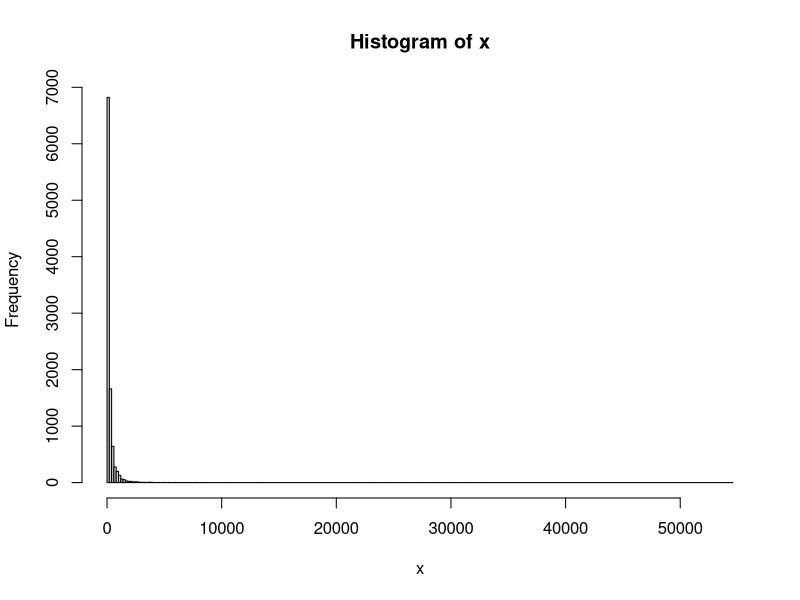
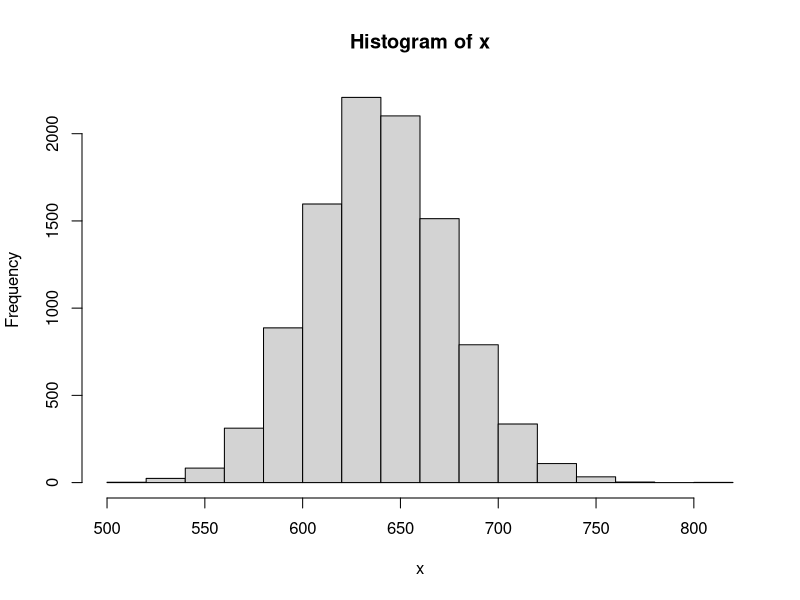

Here is the R script that generated these plots, in order:
# Doplnkový súbor k habilitačnej práci s názvom: 
# Pravdepodobnostné modelovanie v poisťovníctve
# Autor: Gábor Szűcs
# Pracovisko: KAMŠ FMFI UK v Bratislave
# 
# Verzia: 2025-09-25
# Kódovanie súboru: UTF-8
# 
# Kapitola 3 - Poistné princípy a ich vlastnosti
# =================================================


# Príklad o nevhodnosti používania poistného princípu variancie a poistného princípu smerodajnej odchýlky v prípade, keď výška poistných nárokov sa riadi podľa rozdelenia s ťažkým pravým chvostom

install.packages("VGAM")
library(VGAM)

set.seed(530)
x <- rlomax(n=10000, scale = 300, shape3.q=2.2)
mean(x)
sd(x)
max(x)
hist(x, breaks=250)

x.sorted <- sort(x, decreasing=TRUE)
x.sorted[1:10]
# =================================================



# Príklad o exponenciálnom poistnom princípe - ilustrácia averzie poistníka voči riziku pri rôznych voľbách koeficientu alfa

# P = H(S) = 1/alfa * ln E(e^{alfa*S})

# parameter alfa>0 je daný parameter exponenciálneho poistného princípu a nazýva sa koeficient odporu voči riziku (risk aversion coefficient)

# simulovanie náhodných výšok poistných nárokov z gama rozdelenia
# predpokladajme, že výšky poistných nárokov sú vyjadrené v eurách
set.seed(530)
x <- rgamma(n=10000, shape=320, scale=2)

hist(x)

# odhadnutá stredná hodnota
mean(x)            # = 639,62 eura

# teoretická stredná hodnota gama rozdelenia = shape*scale
320*2            # = 640 eur
# -----


# 1.
alfa <- 0.5
1/alfa * log(mean(exp(alfa*x)))                    # P = 781,6212 eura
# Poisťovňa má vysokú averziu voči riziku, čo znamená, že veľmi nerada akceptuje rizikové poistenia.
# Poisťovňa si pýta veľmi vysoké poistné, aby pravdepodobnosť toho, že utrpí stratu, znížila na veľmi nízku hladinu.
# 
# Teoreticky pri týchto nastaveniach platí, že pravdepodobnosť toho, že poisťovňa pri jednej poistnej zmluve utrpí stratu, je:
1 - pgamma(781.6212, shape=320, scale=2)           # = 0,000100607
# -----


# 2.
alfa <- 0.05
1/alfa * log(mean(exp(alfa*x)))                    # P = 673,6902 eura
# Poisťovňa v porovnaní s predchádzajúcim prípadom má nižší odpor voči riziku.
# Poisťovňa si pýta prijateľné poistné, aby možnosť poistiť sa bola lákavá pre klientov, a zároveň aby pravdepodobnosť toho, že utrpí stratu, bola na prijateľnej úrovni.
# 
# Teoreticky pri týchto nastaveniach platí, že pravdepodobnosť toho, že poisťovňa pri jednej poistnej zmluve utrpí stratu, je:
1 - pgamma(673.6902, shape=320, scale=2)           # = 0,1725361

# Ak od všetkých 10000 poistníkov vyberie poistné vo výške 673,69 eura, tak bude mať celkové príjmy vo výške
10000 * 673.69                                     # = 6 736 900  eur
# 
# Na druhej strane, ak výšky škôd budú presne v takej výške, ako sme ich simulovali (z gama rozdelenia), tak poisťovňa bude mať celkové výdavky vo výške
sum(x)                                             # = 6 396 208 eur
# 
# Z toho vidíme, že pri týchto konkrétnych nastaveniach (v tejto situácii) by poisťovňa neutrpela stratu, ale dosiahla by zisk.
# -----


# 3.
alfa <- 0.001
1/alfa * log(mean(exp(alfa*x)))                    # P = 640,2536 eura
# Poisťovňa v tomto prípade má veľmi nízku averziu voči riziku. To znamená, že rada ide do rizika, nízkym ročným poistným (aj na úkor nižšej ziskovosti) chce prilákať čo najviac klientov. Inými slovami môžeme povedať, že poisťovňa má vysoký rizikový apetít.
# 
# Teoreticky pri týchto nastaveniach platí, že pravdepodobnosť toho, že poisťovňa pri jednej poistnej zmluve utrpí stratu, je:
1 - pgamma(640.2536, shape=320, scale=2)           # = 0,4897395

# Ak by poisťovňa od všetkých 10000 poistníkov vybrala poistné vo výške 640,25 eura, tak by mala celkové príjmy vo výške
10000 * 640.25                                     # = 6 402 500 eur
# 
# Na druhej strane, ak výšky škôd budú presne v takej výške, ako sme ich simulovali (z gama rozdelenia), tak poisťovňa bude mať celkové výdavky vo výške
sum(x)                                             # = 6 396 208 eur
# 
# Z toho vidíme, že ani v tomto prípade by poisťovňa neutrpela stratu, ale dosiahla by mierny zisk.
# =================================================



# Úloha 3.1

# Dôkazy ohľadom vlastností poistného princípu očakávanej hodnoty - (B) Expected Value Premium Principle

# Riešenie tejto úlohy je prezentované v PDF-súbore habilitačnej práce.
# =================================================



# Úloha 3.2

# Dôkazy o vlastnostiach poistného princípu smerodajnej odchýlky - (D) Standard Deviation Premium Principle 
# 
# poistný princíp smerodajnej odchýlky nie je ani aditívny, ani superaditívny
# poistný princíp smerodajnej odchýlky ale spĺňa vlastnosť subaditivity

# Riešenie tejto úlohy je prezentované v PDF-súbore habilitačnej práce.
# =================================================



# Úloha 3.3

# Dôkaz o tom, že exponenciálny poistný princíp - (E) Exponential Premium Principle - je aditívny iba v prípade nezávislých rizík  

# Riešenie tejto úlohy je prezentované v PDF-súbore habilitačnej práce.
# =================================================



# Úloha 3.4

# Poistný princíp rovnakej užitočnosti s exponenciálnou úžitkovou funkciou 
# a jeho súvis s exponenciálnym poistným princípom

# Riešenie tejto úlohy je prezentované v PDF-súbore habilitačnej práce.
# =================================================



# Úloha 3.5

# Vybrané vlastnosti Essherovho poistného princípu

# Riešenie tejto úlohy je na domáce cvičenie. 
# =================================================



# Úloha 3.6

# Netto princíp a exponenciálny poistný princíp
# Riešenie tejto úlohy je uvedené aj v PDF-súbore habilitačnej práce.

# (a) 
# Aká by bola výška ročného poistného, keby poisťovňa používala princíp netto poistného?

# výška škody ~ Gama rozdelenie(shape=2, rate=1/80)
# S ~ Gama rozdelenie(shape=2, rate=1/80)

# Stredná hodnota gama rozdelenia = shape / rate
# 2 / (1/80) = 160 tisíc eur

# Odpoveď.
# Keby poisťovňa používala princíp netto poistného, tak výška ročného poistného by bola 160 000 eur.
# ------------------------------


# (b)
# Exponenciálny poistný princíp

# P = 1/alfa * ln E(exp(alfa*S))
alfa <- 0.007

# TEORETICKY (odvodené v PDF-súbore)
1/alfa*log((1/80)^2 / (alfa-1/80)^2)
# 234,5659

# Odpoveď.
# Výška ročného poistného je 234 566 eur.
# -----------------------------------

# simulačné štúdium (Monte Carlo simulácie) 
# pre výpočet ročného poistného z exponenciálneho poistného princípu
# 
M <- 1000000
S <- rgamma(M, shape=2, rate=1/80)
P <- 1/alfa*log(mean(exp(alfa*S)))
P            

# ilustratívny výsledok jednej konkrétnej simulačnej štúdie: 
# P = 234,548 tisíc eura
# =================================================



# Úloha 3.7

# Rôzne princípy výpočtu poistného, pričom výška škody sa riadi podľa Paretovho rozdelenia typu I

# Riešenie tejto úlohy je na domáce cvičenie. 
# =================================================
